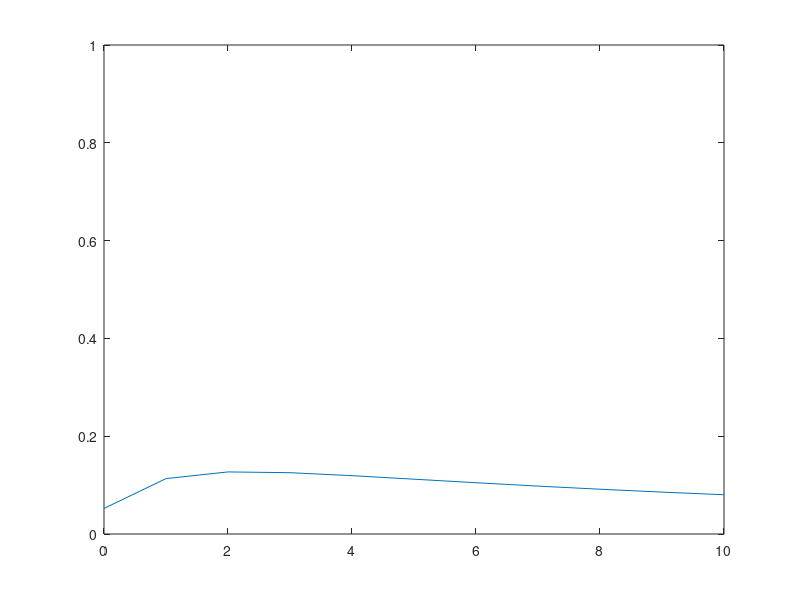

This figure's MATLAB source:
%clear;clc;format long;

%New wake model

%Velocity deficit
Ct = 0.36;
Ia = 3.5e-2;


k = @(Ct, Ia) 0.11*Ct.^1.07.*Ia.^0.2;
eps = @(Ct,Ia) 0.23*Ct.^(-0.25).*Ia.^0.17;




a = @(Ct,Ia) 1.93*Ct.^(-0.75).*Ia^0.17;
b = @(Ct,Ia) 0.42*Ct.^0.6.*Ia.^0.2;
c = @(Ct,Ia) 0.15*Ct.^(-0.25).*Ia.^(-0.7);


F = @(x,Ct,Ia) 1./(a(Ct,Ia) + b(Ct,Ia).*x + c(Ct,Ia).*(1 + x).^(-2)).^2;

x = 0:1:10;
r = 0;
sigma = k(Ct,Ia)*x + eps(Ct,Ia);
phi = exp(-r.^2./(2*sigma.^2));
du_uh = F(x,Ct,Ia).*phi;

plot(x,du_uh);xlim([0,10]);ylim([0,1]);
hold on;